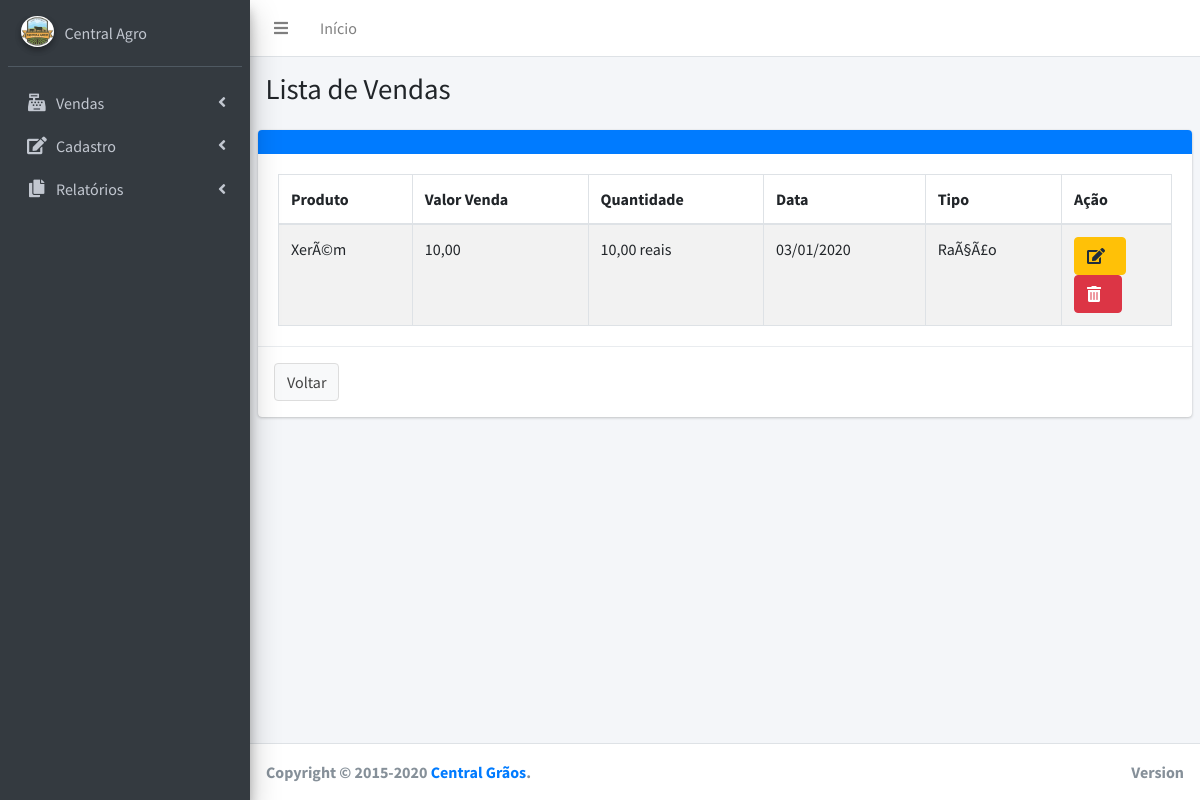
The app's page /pages/vendas_old/vendas_bkp.php, older data.
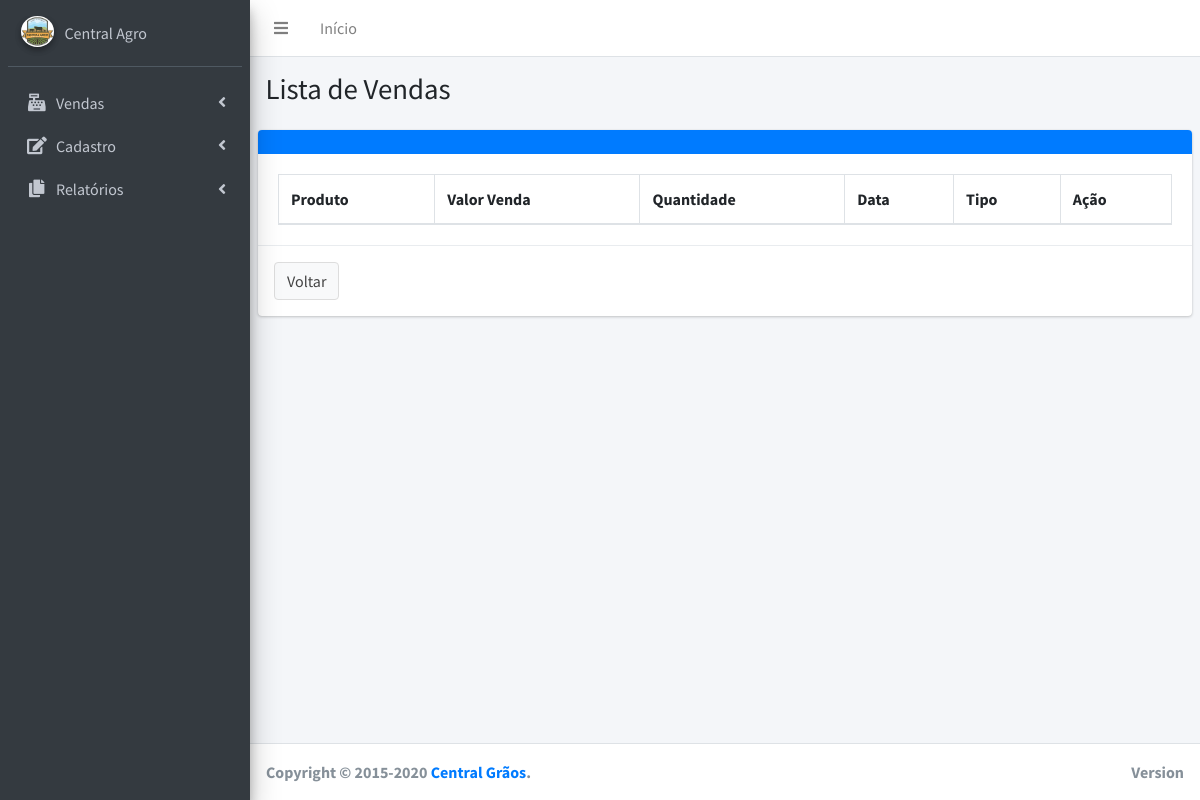
The same page, newer data.
### tables this page shows
CREATE TABLE `venda` (
  `id` int(11) UNSIGNED NOT NULL,
  `produto` varchar(50) NOT NULL,
  `valorVenda` varchar(35) NOT NULL,
  `quantidade` varchar(35) NOT NULL,
  `data` date NOT NULL,
  `tipo` varchar(20) NOT NULL
);

### pages/vendas_old/vendas_bkp.php (the view, shortened to what the changed rows need)
<!DOCTYPE html>
<html>
    <head>
        <link rel="stylesheet" href="../../plugins/fontawesome-free/css/all.min.css">
        <link rel="stylesheet" href="https://code.ionicframework.com/ionicons/2.0.1/css/ionicons.min.css">
        <link rel="stylesheet" href="../../dist/css/adminlte.min.css">
        <link rel="stylesheet" href="../../plugins/datatables-bs4/css/dataTables.bootstrap4.css">
    </head>
    <body class="hold-transition sidebar-mini">
        <div class="wrapper">
            <div class="content-wrapper">
                <section class="content-header">
                    <div class="container-fluid">
                        <div class="row mb-2">
                            <div class="col-sm-6">
                                <h1>Lista de Vendas</h1>
                            </div>
                        </div>
                    </div>
                </section>
                <section class="content">
                    <div class="card card-primary">
                        <div class="card-body">
                            <table id="example1" class="table table-bordered table-striped">
                                <thead>
                                    <tr>
                                        <th>Produto</th>
                                        <th>Valor Venda</th>
                                        <th>Quantidade</th>
                                        <th>Data</th>
                                        <th>Tipo</th>
                                        <th>Ação</th>
                                    </tr>
                                </thead>
                                <tbody>
                                    <?php
                                    $pdo = Banco::conectar();
                                    $hoje = date("Y-m-d");
                                    $sql = 'SELECT * FROM venda WHERE data = " ' . $hoje . ' " ORDER BY id DESC';
                                    foreach ($pdo->query($sql)as $row) {
                                        echo '<tr>';
                                        echo '<td>' . $row['produto'] . '</td>';
                                        echo '<td>' . $row['valorVenda'] . '</td>';
                                        echo '<td>' . $row['quantidade'] . '</td>';
                                        echo '<td>' . date("d/m/Y", strtotime($row['data'])) . '</td>';
                                        echo '<td>' . $row['tipo'] . '</td>';
                                        echo '<td width=110>';
                                        echo '<a class="btn btn-warning" href="vendaUpdate.php?id=' . $row['id'] . '"><i class="fas fa-edit mr-2"></i></a>';
                                        echo '<a class="btn btn-danger" href="vendaDelete.php?id=' . $row['id'] . '" data-confirm="Deseja excluir?"><i class="fas fa-trash-alt mr-2"></i></a>';
                                        echo '</td>';
                                        echo '</tr>';
                                    }
                                    ?>
                                </tbody>
                            </table>
                        </div>
                    </div>
                </section>
            </div>
        </div>
    </body>
</html>

Row changes from the older to the newer data that the page shows:
removed venda: produto "XerÃ©m", valorVenda "10,00", quantidade "10,00 reais", data "03/01/2020", tipo "RaÃ§Ã£o"
